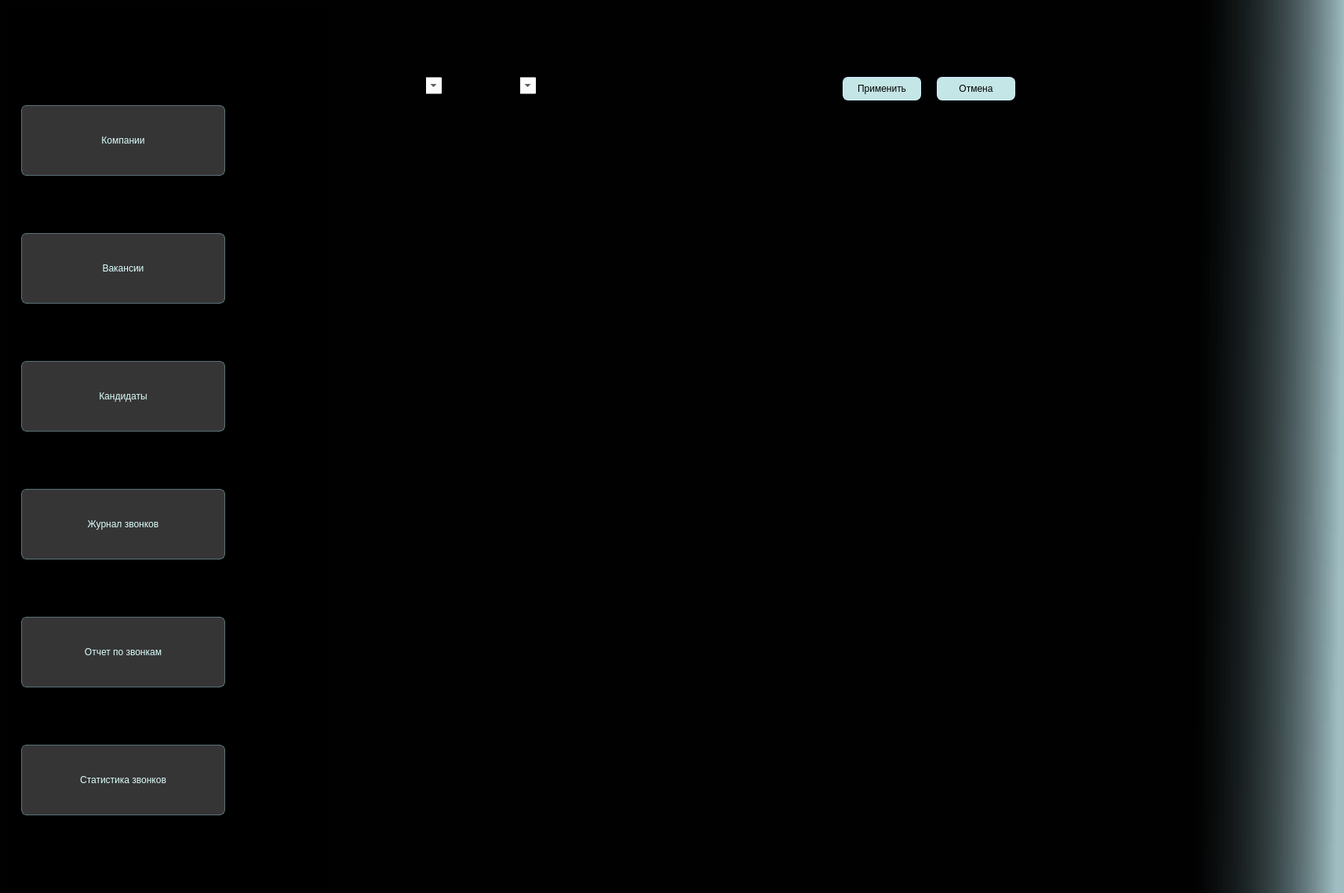
<?xml version="1.0" encoding="UTF-8"?>
<ui version="4.0">
 <class>MainWindow</class>
 <widget class="QMainWindow" name="MainWindow">
  <property name="geometry">
   <rect>
    <x>0</x>
    <y>0</y>
    <width>1713</width>
    <height>1138</height>
   </rect>
  </property>
  <property name="sizePolicy">
   <sizepolicy hsizetype="Expanding" vsizetype="Expanding">
    <horstretch>0</horstretch>
    <verstretch>0</verstretch>
   </sizepolicy>
  </property>
  <property name="windowTitle">
   <string>Call Tracking</string>
  </property>
  <property name="styleSheet">
   <string notr="true">background:qlineargradient(spread:pad, x1:1, y1:0.016, x2:0.699809, y2:0.014, stop:0 rgba(114, 159, 167, 80), stop:0.353234 rgba(0, 0, 0, 218))</string>
  </property>
  <widget class="QWidget" name="centralwidget">
   <property name="sizePolicy">
    <sizepolicy hsizetype="Expanding" vsizetype="Expanding">
     <horstretch>0</horstretch>
     <verstretch>0</verstretch>
    </sizepolicy>
   </property>
   <property name="minimumSize">
    <size>
     <width>400</width>
     <height>600</height>
    </size>
   </property>
   <layout class="QHBoxLayout" name="horizontalLayout_2">
    <item>
     <widget class="QWidget" name="leftPanel" native="true">
      <property name="minimumSize">
       <size>
        <width>400</width>
        <height>600</height>
       </size>
      </property>
      <property name="maximumSize">
       <size>
        <width>410</width>
        <height>16777215</height>
       </size>
      </property>
      <property name="styleSheet">
       <string notr="true">background: black;</string>
      </property>
      <layout class="QVBoxLayout" name="verticalLayout">
       <item>
        <widget class="QLabel" name="label_3">
         <property name="text">
          <string/>
         </property>
         <property name="pixmap">
          <pixmap>app/images/Group 2.png</pixmap>
         </property>
        </widget>
       </item>
       <item>
        <widget class="QLabel" name="label_4">
         <property name="minimumSize">
          <size>
           <width>310</width>
           <height>0</height>
          </size>
         </property>
         <property name="text">
          <string/>
         </property>
         <property name="pixmap">
          <pixmap>app/images/Control panel.png</pixmap>
         </property>
        </widget>
       </item>
       <item>
        <widget class="QWidget" name="navigation" native="true">
         <property name="sizePolicy">
          <sizepolicy hsizetype="Expanding" vsizetype="Expanding">
           <horstretch>0</horstretch>
           <verstretch>0</verstretch>
          </sizepolicy>
         </property>
         <property name="maximumSize">
          <size>
           <width>700</width>
           <height>16777215</height>
          </size>
         </property>
         <property name="styleSheet">
          <string notr="true">background: none;</string>
         </property>
         <layout class="QVBoxLayout" name="verticalLayout_2">
          <item>
           <widget class="QPushButton" name="company">
            <property name="sizePolicy">
             <sizepolicy hsizetype="Expanding" vsizetype="Fixed">
              <horstretch>0</horstretch>
              <verstretch>0</verstretch>
             </sizepolicy>
            </property>
            <property name="minimumSize">
             <size>
              <width>100</width>
              <height>60</height>
             </size>
            </property>
            <property name="maximumSize">
             <size>
              <width>260</width>
              <height>90</height>
             </size>
            </property>
            <property name="styleSheet">
             <string notr="true">QPushButton {
color: rgb(219, 255, 252);
background-color: rgba(61, 60, 61, 227);
border: 1px solid rgba(183, 245, 255, 100);
border-radius: 7px;
}
QPushButton:hover {
background-color: rgba(120, 155, 155, 179)
}</string>
            </property>
            <property name="text">
             <string>Компании</string>
            </property>
           </widget>
          </item>
          <item>
           <widget class="QPushButton" name="vacancy">
            <property name="sizePolicy">
             <sizepolicy hsizetype="Expanding" vsizetype="Fixed">
              <horstretch>0</horstretch>
              <verstretch>0</verstretch>
             </sizepolicy>
            </property>
            <property name="minimumSize">
             <size>
              <width>100</width>
              <height>60</height>
             </size>
            </property>
            <property name="maximumSize">
             <size>
              <width>260</width>
              <height>90</height>
             </size>
            </property>
            <property name="styleSheet">
             <string notr="true">QPushButton {
color: rgb(219, 255, 252);
background-color: rgba(61, 60, 61, 227);
border: 1px solid rgba(183, 245, 255, 100);
border-radius: 7px;
}
QPushButton:hover {
background-color: rgba(120, 155, 155, 179)
}</string>
            </property>
            <property name="text">
             <string>Вакансии</string>
            </property>
           </widget>
          </item>
          <item>
           <widget class="QPushButton" name="candidates">
            <property name="sizePolicy">
             <sizepolicy hsizetype="Expanding" vsizetype="Fixed">
              <horstretch>0</horstretch>
              <verstretch>0</verstretch>
             </sizepolicy>
            </property>
            <property name="minimumSize">
             <size>
              <width>100</width>
              <height>60</height>
             </size>
            </property>
            <property name="maximumSize">
             <size>
              <width>260</width>
              <height>90</height>
             </size>
            </property>
            <property name="styleSheet">
             <string notr="true">QPushButton {
color: rgb(219, 255, 252);
background-color: rgba(61, 60, 61, 227);
border: 1px solid rgba(183, 245, 255, 100);
border-radius: 7px;
}
QPushButton:hover {
background-color: rgba(120, 155, 155, 179)
}</string>
            </property>
            <property name="text">
             <string>Кандидаты</string>
            </property>
           </widget>
          </item>
          <item>
           <widget class="QPushButton" name="callLog">
            <property name="sizePolicy">
             <sizepolicy hsizetype="Expanding" vsizetype="Fixed">
              <horstretch>0</horstretch>
              <verstretch>0</verstretch>
             </sizepolicy>
            </property>
            <property name="minimumSize">
             <size>
              <width>100</width>
              <height>60</height>
             </size>
            </property>
            <property name="maximumSize">
             <size>
              <width>260</width>
              <height>90</height>
             </size>
            </property>
            <property name="styleSheet">
             <string notr="true">QPushButton {
color: rgb(219, 255, 252);
background-color: rgba(61, 60, 61, 227);
border: 1px solid rgba(183, 245, 255, 100);
border-radius: 7px;
}
QPushButton:hover {
background-color: rgba(120, 155, 155, 179)
}</string>
            </property>
            <property name="text">
             <string>Журнал звонков</string>
            </property>
           </widget>
          </item>
          <item>
           <widget class="QPushButton" name="reportCall">
            <property name="sizePolicy">
             <sizepolicy hsizetype="Expanding" vsizetype="Fixed">
              <horstretch>0</horstretch>
              <verstretch>0</verstretch>
             </sizepolicy>
            </property>
            <property name="minimumSize">
             <size>
              <width>100</width>
              <height>60</height>
             </size>
            </property>
            <property name="maximumSize">
             <size>
              <width>260</width>
              <height>90</height>
             </size>
            </property>
            <property name="styleSheet">
             <string notr="true">QPushButton {
color: rgb(219, 255, 252);
background-color: rgba(61, 60, 61, 227);
border: 1px solid rgba(183, 245, 255, 100);
border-radius: 7px;
}
QPushButton:hover {
background-color: rgba(120, 155, 155, 179)
}</string>
            </property>
            <property name="text">
             <string>Отчет по звонкам</string>
            </property>
           </widget>
          </item>
          <item>
           <widget class="QPushButton" name="callStatistic">
            <property name="sizePolicy">
             <sizepolicy hsizetype="Expanding" vsizetype="Fixed">
              <horstretch>0</horstretch>
              <verstretch>0</verstretch>
             </sizepolicy>
            </property>
            <property name="minimumSize">
             <size>
              <width>100</width>
              <height>60</height>
             </size>
            </property>
            <property name="maximumSize">
             <size>
              <width>260</width>
              <height>90</height>
             </size>
            </property>
            <property name="styleSheet">
             <string notr="true">QPushButton {
color: rgb(219, 255, 252);
background-color: rgba(61, 60, 61, 227);
border: 1px solid rgba(183, 245, 255, 100);
border-radius: 7px;
}
QPushButton:hover {
background-color: rgba(120, 155, 155, 179)
}</string>
            </property>
            <property name="text">
             <string>Статистика звонков</string>
            </property>
           </widget>
          </item>
         </layout>
        </widget>
       </item>
      </layout>
     </widget>
    </item>
    <item>
     <widget class="QWidget" name="rightPanel" native="true">
      <property name="sizePolicy">
       <sizepolicy hsizetype="Expanding" vsizetype="Expanding">
        <horstretch>0</horstretch>
        <verstretch>0</verstretch>
       </sizepolicy>
      </property>
      <property name="styleSheet">
       <string notr="true">background: rgba(254, 253, 255, 0)</string>
      </property>
      <layout class="QHBoxLayout" name="horizontalLayout">
       <item>
        <widget class="QStackedWidget" name="stackedWidget">
         <property name="sizePolicy">
          <sizepolicy hsizetype="Expanding" vsizetype="Expanding">
           <horstretch>0</horstretch>
           <verstretch>0</verstretch>
          </sizepolicy>
         </property>
         <property name="minimumSize">
          <size>
           <width>800</width>
           <height>800</height>
          </size>
         </property>
         <property name="layoutDirection">
          <enum>Qt::LayoutDirection::LeftToRight</enum>
         </property>
         <property name="autoFillBackground">
          <bool>false</bool>
         </property>
         <property name="currentIndex">
          <number>5</number>
         </property>
         <widget class="QWidget" name="companyPage"/>
         <widget class="QWidget" name="vacancyPage"/>
         <widget class="QWidget" name="reportCallPage"/>
         <widget class="QWidget" name="statisticCallPage"/>
         <widget class="QWidget" name="welcomePage">
          <widget class="QTextBrowser" name="textBrowser">
           <property name="geometry">
            <rect>
             <x>200</x>
             <y>300</y>
             <width>881</width>
             <height>361</height>
            </rect>
           </property>
           <property name="styleSheet">
            <string notr="true">background: rgba(204, 248, 255, 43);
border-radius: 7px;</string>
           </property>
           <property name="html">
            <string>&lt;!DOCTYPE HTML PUBLIC &quot;-//W3C//DTD HTML 4.0//EN&quot; &quot;http://www.w3.org/TR/REC-html40/strict.dtd&quot;&gt;
&lt;html&gt;&lt;head&gt;&lt;meta name=&quot;qrichtext&quot; content=&quot;1&quot; /&gt;&lt;meta charset=&quot;utf-8&quot; /&gt;&lt;style type=&quot;text/css&quot;&gt;
p, li { white-space: pre-wrap; }
hr { height: 1px; border-width: 0; }
li.unchecked::marker { content: &quot;\2610&quot;; }
li.checked::marker { content: &quot;\2612&quot;; }
&lt;/style&gt;&lt;/head&gt;&lt;body style=&quot; font-family:'.AppleSystemUIFont'; font-size:13pt; font-weight:400; font-style:normal;&quot;&gt;
&lt;p align=&quot;center&quot; style=&quot;-qt-paragraph-type:empty; margin-top:0px; margin-bottom:0px; margin-left:0px; margin-right:0px; -qt-block-indent:0; text-indent:0px;&quot;&gt;&lt;br /&gt;&lt;/p&gt;
&lt;p align=&quot;center&quot; style=&quot;-qt-paragraph-type:empty; margin-top:0px; margin-bottom:0px; margin-left:0px; margin-right:0px; -qt-block-indent:0; text-indent:0px; font-size:18pt;&quot;&gt;&lt;br /&gt;&lt;/p&gt;
&lt;p align=&quot;center&quot; style=&quot; margin-top:0px; margin-bottom:0px; margin-left:0px; margin-right:0px; -qt-block-indent:0; text-indent:0px;&quot;&gt;&lt;span style=&quot; font-size:18pt;&quot;&gt;Добро пожаловать в CRM-систему &amp;quot;Рекрутер&amp;quot;!&lt;/span&gt;&lt;/p&gt;
&lt;p style=&quot;-qt-paragraph-type:empty; margin-top:0px; margin-bottom:0px; margin-left:0px; margin-right:0px; -qt-block-indent:0; text-indent:0px;&quot;&gt;&lt;br /&gt;&lt;/p&gt;
&lt;p align=&quot;center&quot; style=&quot; margin-top:0px; margin-bottom:0px; margin-left:0px; margin-right:0px; -qt-block-indent:0; text-indent:0px;&quot;&gt;&lt;span style=&quot; font-size:14pt;&quot;&gt;В левой панели выберите нужный раздел:&lt;/span&gt;&lt;/p&gt;
&lt;p align=&quot;center&quot; style=&quot;-qt-paragraph-type:empty; margin-top:0px; margin-bottom:0px; margin-left:0px; margin-right:0px; -qt-block-indent:0; text-indent:0px; font-size:14pt;&quot;&gt;&lt;br /&gt;&lt;/p&gt;
&lt;p align=&quot;center&quot; style=&quot; margin-top:0px; margin-bottom:0px; margin-left:0px; margin-right:0px; -qt-block-indent:0; text-indent:0px;&quot;&gt;&lt;span style=&quot; font-size:14pt;&quot;&gt;- Кандидаты – управление базой кандидатов (добавление, редактирование, поиск).&lt;/span&gt;&lt;/p&gt;
&lt;p align=&quot;center&quot; style=&quot; margin-top:0px; margin-bottom:0px; margin-left:0px; margin-right:0px; -qt-block-indent:0; text-indent:0px;&quot;&gt;&lt;span style=&quot; font-size:14pt;&quot;&gt;- Журнал звонков – история всех звонков с фильтрацией.&lt;/span&gt;&lt;/p&gt;
&lt;p align=&quot;center&quot; style=&quot; margin-top:0px; margin-bottom:0px; margin-left:0px; margin-right:0px; -qt-block-indent:0; text-indent:0px;&quot;&gt;&lt;span style=&quot; font-size:14pt;&quot;&gt;- Компании – список компаний-работодателей.&lt;/span&gt;&lt;/p&gt;
&lt;p align=&quot;center&quot; style=&quot; margin-top:0px; margin-bottom:0px; margin-left:0px; margin-right:0px; -qt-block-indent:0; text-indent:0px;&quot;&gt;&lt;span style=&quot; font-size:14pt;&quot;&gt;- Вакансии – открытые вакансии.&lt;/span&gt;&lt;/p&gt;
&lt;p align=&quot;center&quot; style=&quot; margin-top:0px; margin-bottom:0px; margin-left:0px; margin-right:0px; -qt-block-indent:0; text-indent:0px;&quot;&gt;&lt;span style=&quot; font-size:14pt;&quot;&gt;- Отчёт – генерация отчётов по звонкам.&lt;/span&gt;&lt;/p&gt;
&lt;p align=&quot;center&quot; style=&quot; margin-top:0px; margin-bottom:0px; margin-left:0px; margin-right:0px; -qt-block-indent:0; text-indent:0px;&quot;&gt;&lt;span style=&quot; font-size:14pt;&quot;&gt;- Статистика – аналитика эффективности.&lt;/span&gt;&lt;/p&gt;
&lt;p align=&quot;center&quot; style=&quot;-qt-paragraph-type:empty; margin-top:0px; margin-bottom:0px; margin-left:0px; margin-right:0px; -qt-block-indent:0; text-indent:0px; font-size:14pt;&quot;&gt;&lt;br /&gt;&lt;/p&gt;
&lt;p align=&quot;center&quot; style=&quot; margin-top:0px; margin-bottom:0px; margin-left:0px; margin-right:0px; -qt-block-indent:0; text-indent:0px;&quot;&gt;&lt;span style=&quot; font-size:14pt;&quot;&gt;Для начала работы нажмите на нужную кнопку слева.&lt;/span&gt;&lt;/p&gt;&lt;/body&gt;&lt;/html&gt;</string>
           </property>
          </widget>
         </widget>
         <widget class="QWidget" name="callLogPage">
          <property name="sizePolicy">
           <sizepolicy hsizetype="Expanding" vsizetype="Expanding">
            <horstretch>0</horstretch>
            <verstretch>0</verstretch>
           </sizepolicy>
          </property>
          <widget class="QWidget" name="widget_3" native="true">
           <property name="geometry">
            <rect>
             <x>-20</x>
             <y>20</y>
             <width>1221</width>
             <height>1061</height>
            </rect>
           </property>
           <property name="sizePolicy">
            <sizepolicy hsizetype="Expanding" vsizetype="Expanding">
             <horstretch>0</horstretch>
             <verstretch>0</verstretch>
            </sizepolicy>
           </property>
           <widget class="QLabel" name="label_2">
            <property name="geometry">
             <rect>
              <x>40</x>
              <y>40</y>
              <width>58</width>
              <height>16</height>
             </rect>
            </property>
            <property name="text">
             <string>Дата с:</string>
            </property>
           </widget>
           <widget class="QDateEdit" name="dateFrom">
            <property name="geometry">
             <rect>
              <x>40</x>
              <y>60</y>
              <width>110</width>
              <height>22</height>
             </rect>
            </property>
            <property name="calendarPopup">
             <bool>true</bool>
            </property>
           </widget>
           <widget class="QLabel" name="label_5">
            <property name="geometry">
             <rect>
              <x>160</x>
              <y>40</y>
              <width>58</width>
              <height>16</height>
             </rect>
            </property>
            <property name="text">
             <string>По:</string>
            </property>
           </widget>
           <widget class="QDateEdit" name="dateFor">
            <property name="geometry">
             <rect>
              <x>160</x>
              <y>60</y>
              <width>110</width>
              <height>22</height>
             </rect>
            </property>
            <property name="calendarPopup">
             <bool>true</bool>
            </property>
           </widget>
           <widget class="QLabel" name="candidat">
            <property name="geometry">
             <rect>
              <x>280</x>
              <y>40</y>
              <width>81</width>
              <height>16</height>
             </rect>
            </property>
            <property name="text">
             <string>Кандидат:</string>
            </property>
           </widget>
           <widget class="QLineEdit" name="candidateEdit">
            <property name="geometry">
             <rect>
              <x>280</x>
              <y>60</y>
              <width>321</width>
              <height>21</height>
             </rect>
            </property>
            <property name="placeholderText">
             <string>Поиск по ФИО</string>
            </property>
           </widget>
           <widget class="QPushButton" name="btnApplyFilter">
            <property name="geometry">
             <rect>
              <x>660</x>
              <y>60</y>
              <width>100</width>
              <height>30</height>
             </rect>
            </property>
            <property name="sizePolicy">
             <sizepolicy hsizetype="Expanding" vsizetype="Expanding">
              <horstretch>0</horstretch>
              <verstretch>0</verstretch>
             </sizepolicy>
            </property>
            <property name="minimumSize">
             <size>
              <width>100</width>
              <height>30</height>
             </size>
            </property>
            <property name="maximumSize">
             <size>
              <width>100</width>
              <height>30</height>
             </size>
            </property>
            <property name="styleSheet">
             <string notr="true">
QPushButton {
background:rgba(218, 255, 255, 230);
color: black;
border: 1px solid rgb(205, 239, 255);
border-radius: 7px;
}
QPushButton:hover {
background-color: white
}</string>
            </property>
            <property name="text">
             <string>Применить</string>
            </property>
           </widget>
           <widget class="QPushButton" name="btnResetFilter">
            <property name="geometry">
             <rect>
              <x>780</x>
              <y>60</y>
              <width>100</width>
              <height>30</height>
             </rect>
            </property>
            <property name="sizePolicy">
             <sizepolicy hsizetype="Expanding" vsizetype="Expanding">
              <horstretch>0</horstretch>
              <verstretch>0</verstretch>
             </sizepolicy>
            </property>
            <property name="minimumSize">
             <size>
              <width>100</width>
              <height>30</height>
             </size>
            </property>
            <property name="maximumSize">
             <size>
              <width>100</width>
              <height>30</height>
             </size>
            </property>
            <property name="styleSheet">
             <string notr="true">
QPushButton {
background:rgba(218, 255, 255, 230);
color: black;
border: 1px solid rgb(205, 239, 255);
border-radius: 7px;
}
QPushButton:hover {
background-color: white
}</string>
            </property>
            <property name="text">
             <string>Отмена</string>
            </property>
           </widget>
           <widget class="QTableWidget" name="tableLog">
            <property name="geometry">
             <rect>
              <x>40</x>
              <y>120</y>
              <width>1181</width>
              <height>881</height>
             </rect>
            </property>
            <property name="columnCount">
             <number>0</number>
            </property>
           </widget>
          </widget>
         </widget>
         <widget class="QWidget" name="candidatesPage">
          <property name="sizePolicy">
           <sizepolicy hsizetype="Expanding" vsizetype="Expanding">
            <horstretch>0</horstretch>
            <verstretch>0</verstretch>
           </sizepolicy>
          </property>
          <widget class="QWidget" name="widget" native="true">
           <property name="geometry">
            <rect>
             <x>60</x>
             <y>60</y>
             <width>1200</width>
             <height>800</height>
            </rect>
           </property>
           <property name="sizePolicy">
            <sizepolicy hsizetype="Expanding" vsizetype="Expanding">
             <horstretch>0</horstretch>
             <verstretch>0</verstretch>
            </sizepolicy>
           </property>
           <property name="minimumSize">
            <size>
             <width>800</width>
             <height>800</height>
            </size>
           </property>
           <layout class="QVBoxLayout" name="verticalLayout_3">
            <item>
             <widget class="QLabel" name="label">
              <property name="text">
               <string>Поиск кандидата:</string>
              </property>
             </widget>
            </item>
            <item>
             <widget class="QLineEdit" name="search">
              <property name="sizePolicy">
               <sizepolicy hsizetype="Expanding" vsizetype="Fixed">
                <horstretch>0</horstretch>
                <verstretch>0</verstretch>
               </sizepolicy>
              </property>
              <property name="text">
               <string>Имя или телефон</string>
              </property>
             </widget>
            </item>
            <item>
             <widget class="QTableWidget" name="tableCandidates">
              <property name="styleSheet">
               <string notr="true">background: rgba(50, 65, 67, 56);</string>
              </property>
              <property name="columnCount">
               <number>7</number>
              </property>
              <column>
               <property name="text">
                <string>ID</string>
               </property>
              </column>
              <column>
               <property name="text">
                <string>ФИО</string>
               </property>
              </column>
              <column>
               <property name="text">
                <string>Новый столбец</string>
               </property>
              </column>
              <column>
               <property name="text">
                <string>Телефон</string>
               </property>
              </column>
              <column>
               <property name="text">
                <string>Email</string>
               </property>
              </column>
              <column>
               <property name="text">
                <string>Статус</string>
               </property>
              </column>
              <column>
               <property name="text">
                <string>Комментарий</string>
               </property>
              </column>
             </widget>
            </item>
            <item>
             <widget class="QWidget" name="widget_2" native="true">
              <property name="minimumSize">
               <size>
                <width>0</width>
                <height>90</height>
               </size>
              </property>
              <widget class="QPushButton" name="addCandidate">
               <property name="geometry">
                <rect>
                 <x>60</x>
                 <y>20</y>
                 <width>161</width>
                 <height>41</height>
                </rect>
               </property>
               <property name="styleSheet">
                <string notr="true">

QPushButton {
background:rgba(218, 255, 255, 230);
color: black;
border: 1px solid rgb(205, 239, 255);
border-radius: 7px;
}
QPushButton:hover {
background-color: white
}</string>
               </property>
               <property name="text">
                <string>➕ Добавить кандидата</string>
               </property>
              </widget>
              <widget class="QPushButton" name="editCandidate">
               <property name="geometry">
                <rect>
                 <x>240</x>
                 <y>20</y>
                 <width>161</width>
                 <height>41</height>
                </rect>
               </property>
               <property name="styleSheet">
                <string notr="true">

QPushButton {
background:rgba(218, 255, 255, 230);
color: black;
border: 1px solid rgb(205, 239, 255);
border-radius: 7px;
}
QPushButton:hover {
background-color: white
}</string>
               </property>
               <property name="text">
                <string>✏️ Редактировать</string>
               </property>
              </widget>
              <widget class="QPushButton" name="deleteCandidate">
               <property name="geometry">
                <rect>
                 <x>420</x>
                 <y>20</y>
                 <width>161</width>
                 <height>41</height>
                </rect>
               </property>
               <property name="styleSheet">
                <string notr="true">

QPushButton {
background:rgba(218, 255, 255, 230);
color: black;
border: 1px solid rgb(205, 239, 255);
border-radius: 7px;
}
QPushButton:hover {
background-color: white
}</string>
               </property>
               <property name="text">
                <string>🗑️ Удалить</string>
               </property>
              </widget>
             </widget>
            </item>
           </layout>
          </widget>
         </widget>
        </widget>
       </item>
      </layout>
     </widget>
    </item>
   </layout>
  </widget>
 </widget>
 <resources/>
 <connections/>
</ui>
